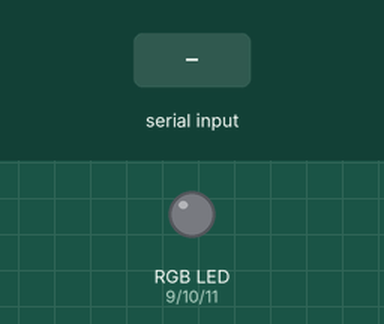
Recording of a sketch running on a simulated Arduino Uno, built with avr-gcc and run on an emulated ATmega328P. Parts: an RGB LED mixed from three pins (HIGH = lit). The inputs (shaded band) are chosen by the test bench. Dim RGB values are drawn brighter than linear.

Above: at 1.2 s.
1.3 s: "r90\n" received over Serial
At 2.2 s:
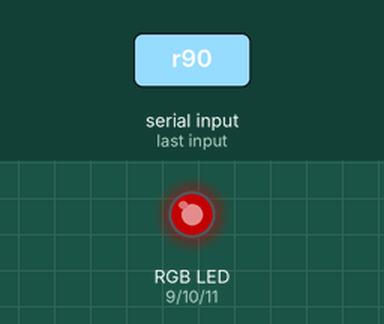
2.9 s: "r,45\n" received over Serial
At 3.5 s:
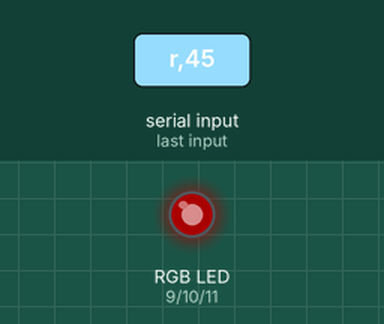
4.5 s: "g90\n" received over Serial
At 5.7 s:
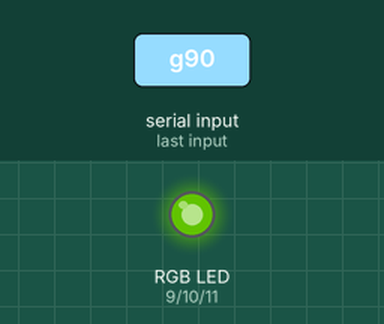
6.0 s: "g,45\n" received over Serial
At 7.1 s:
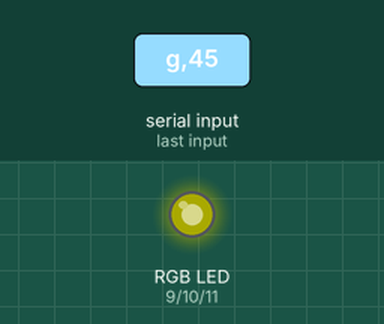
7.5 s: "b90\n" received over Serial
At 8.2 s:
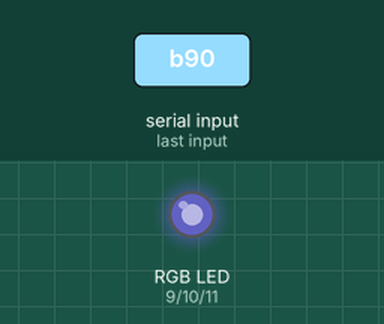
9.0 s: "b,45\n" received over Serial
At 9.4 s:
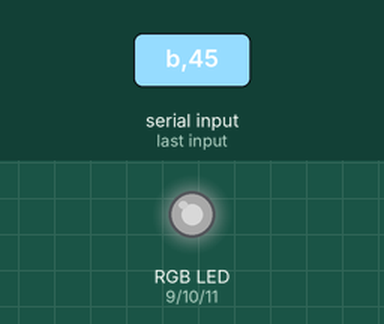
Timing chart, 0 to 11.5 s (numbered marks = the images above; inputs shaded):
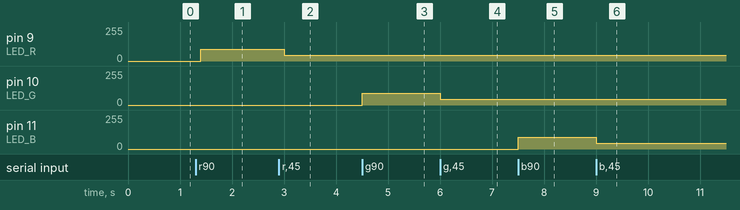

Measured:
- after the input at 1.3 s, pin 9 (LED_R): 0/255 → 90/255 after 0.10 s
- after the input at 2.9 s, pin 9 (LED_R): 90/255 → 45/255 after 0.10 s
- after the input at 4.5 s, pin 10 (LED_G): 0/255 → 90/255 at once
- after the input at 6.0 s, pin 10 (LED_G): 90/255 → 45/255 at once
- after the input at 7.5 s, pin 11 (LED_B): 0/255 → 90/255 at once
- after the input at 9.0 s, pin 11 (LED_B): 90/255 → 45/255 at once

The sketch:

RGB.ino
```cpp
int LED_R = 9;
int LED_G = 10;
int LED_B = 11;

int rojo = 0;
int verde = 0;
int azul = 0;

byte flag = 0;

void setup()
{
  Serial.begin(9600);
  randomSeed(analogRead(0));

  pinMode(LED_R, INPUT);
  pinMode(LED_G, INPUT);
  pinMode(LED_B, INPUT);
}

void loop()
{
  while(Serial.available() > 1) // Para leer al menos dos bytes
  {
    flag = Serial.read();

    switch(flag)
    {
      case 'r':
        rojo = Serial.parseInt();
        break;
      case 'g':
        verde = Serial.parseInt();
        break;
      case 'b':
        azul  = Serial.parseInt();
        break;
    }
  }

  colorLed(rojo, verde, azul);
  delay(100);
}

void colorLed(int r, int g, int b)
{
  analogWrite(LED_R, r);
  analogWrite(LED_G, g);
  analogWrite(LED_B, b);
}
```
